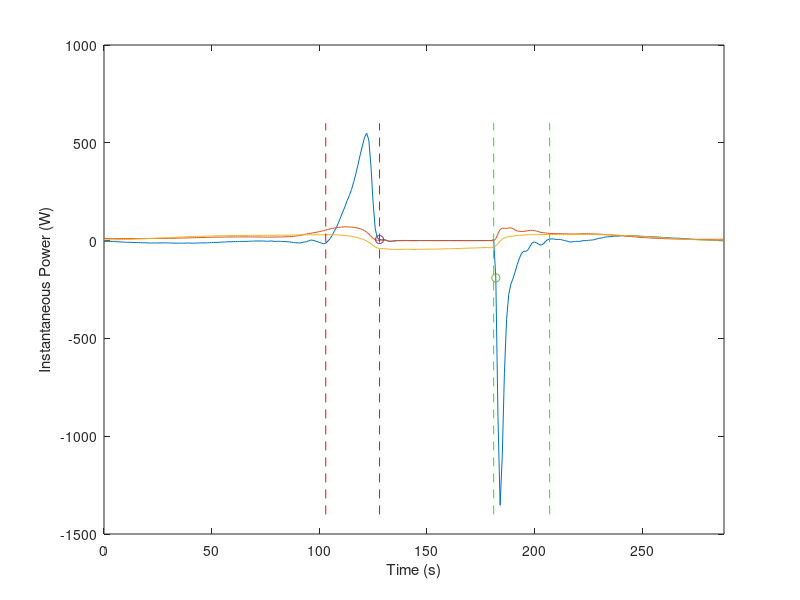
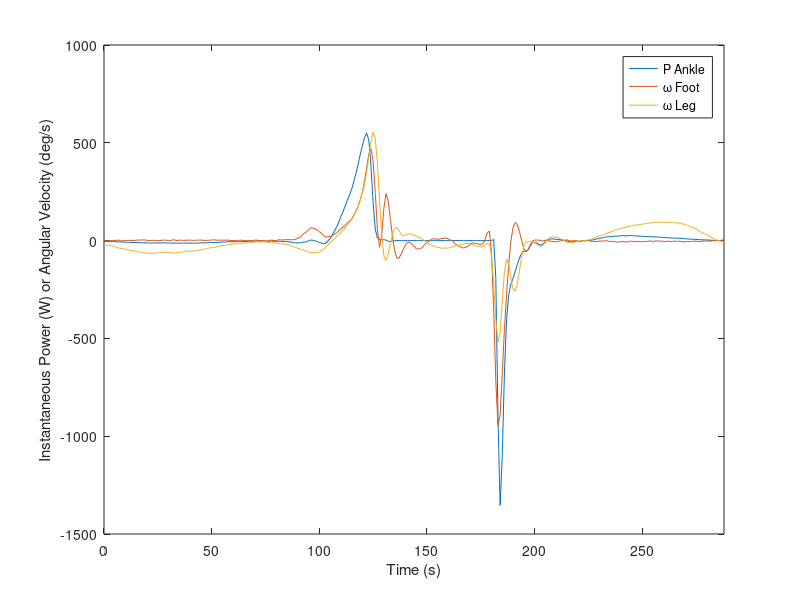

The MATLAB source for these figures, in order:
% Created by: Anthony Le
% Last udpated: 03.17.2018

% KIN 523: Homework 8 - Work, Power, Energy, and Force Estimation
% Due: 03.16.18
%%
close all;
clear;

load('HW8_Data.mat');

f_s = 120;
delta_t = 1 / f_s;
time = frame .* delta_t;

% Problem 1
% W_ANK = degtorad(W_ANK);
W_ANK = -(W_ANK .* (pi / 180)); % in rad/s; convert degs to rads

P_ANK = dot(RJM, W_ANK, 2);

% figure(1);
% plot(time, P_ANK);
% hold on;
% xlim([0 2.4]);
% xlabel('Time (s)');
% ylabel('Instantaneous Power (W)');
% hold off;

figure(1);
plot(frame, P_ANK);
hold on;
plot(frame, RJM);
plot(frame, Ang_ANK);
plot([103 103], [-1400 600], '--r');
plot([128 128], [-1400 600], '--r');
plot([181 181], [-1400 600], '--g');
plot([207 207], [-1400 600], '--g');
plot(128, P_ANK(129), 'o');
plot(182, P_ANK(183), 'o');
xlim([0 288]);
xlabel('Time (s)');
ylabel('Instantaneous Power (W)');
hold off;

% Problem 2
% idx 129 corresponds to frame 128
sum = 0;
for i = 1:129-1 % n-1 (i.e. frame 127) 
    sum = sum + abs(P_ANK(i));
end
Work_ANK = (P_ANK(1) + sum + P_ANK(129)) * delta_t;

% Work_ANK = [];
% for i = 1:129-1
%     work = delta_t * ((abs(P_ANK(i)) + abs(P_ANK(i+1))) / 2);
%     Work_ANK = cat(1, Work_ANK, work);
% end
% Work_ANK = sum(Work_ANK);

% Problem 3
figure(2);
plot(frame, P_ANK);
hold on;
plot(frame, W_FOOT)
plot(frame, W_LEG)
xlim([0 288]);
xlabel('Time (s)');
ylabel('Instantaneous Power (W) or Angular Velocity (deg/s)');
legend('P Ankle', '\omega Foot', '\omega Leg');
hold off;
